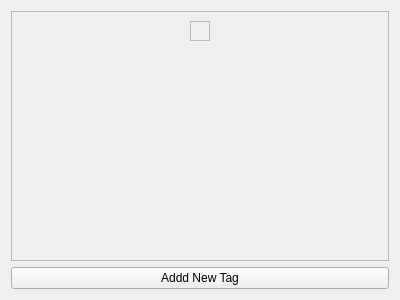
<?xml version="1.0" encoding="UTF-8"?>
<ui version="4.0">
 <class>TagEditor</class>
 <widget class="QWidget" name="TagEditor">
  <property name="geometry">
   <rect>
    <x>0</x>
    <y>0</y>
    <width>400</width>
    <height>300</height>
   </rect>
  </property>
  <property name="windowTitle">
   <string>Form</string>
  </property>
  <layout class="QGridLayout" name="gridLayout">
   <item row="0" column="0">
    <widget class="QScrollArea" name="scrollArea">
     <property name="widgetResizable">
      <bool>true</bool>
     </property>
     <widget class="QWidget" name="scrollAreaWidgetContents">
      <property name="geometry">
       <rect>
        <x>0</x>
        <y>0</y>
        <width>374</width>
        <height>240</height>
       </rect>
      </property>
      <layout class="QGridLayout" name="gridLayout_2">
       <item row="1" column="1">
        <spacer name="verticalSpacer">
         <property name="orientation">
          <enum>Qt::Vertical</enum>
         </property>
         <property name="sizeHint" stdset="0">
          <size>
           <width>20</width>
           <height>40</height>
          </size>
         </property>
        </spacer>
       </item>
       <item row="0" column="0">
        <spacer name="horizontalSpacer">
         <property name="orientation">
          <enum>Qt::Horizontal</enum>
         </property>
         <property name="sizeHint" stdset="0">
          <size>
           <width>40</width>
           <height>20</height>
          </size>
         </property>
        </spacer>
       </item>
       <item row="0" column="1">
        <widget class="QFrame" name="pTags">
         <property name="frameShape">
          <enum>QFrame::StyledPanel</enum>
         </property>
         <property name="frameShadow">
          <enum>QFrame::Raised</enum>
         </property>
         <layout class="QGridLayout" name="gridLayout_3"/>
        </widget>
       </item>
       <item row="0" column="2">
        <spacer name="horizontalSpacer_2">
         <property name="orientation">
          <enum>Qt::Horizontal</enum>
         </property>
         <property name="sizeHint" stdset="0">
          <size>
           <width>40</width>
           <height>20</height>
          </size>
         </property>
        </spacer>
       </item>
      </layout>
     </widget>
    </widget>
   </item>
   <item row="1" column="0">
    <widget class="QPushButton" name="pNewTag">
     <property name="text">
      <string>Addd New Tag</string>
     </property>
    </widget>
   </item>
  </layout>
 </widget>
 <resources/>
 <connections/>
</ui>
